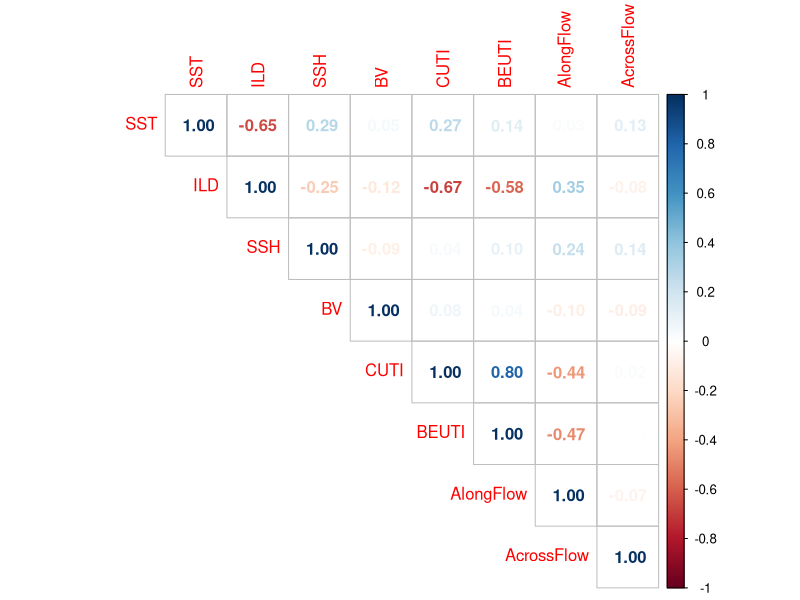

Write the R code that produced this figure.
########################################
##  NOAA/OSU post-doc (NCC Copepods)
##  Step 10a: Variable Coefficient GAMs, pt. 1 -> Input phys files & get to daily res
##  Laura E. Lilly
##  Updated: 1 Oct 2024
########################################
# Load all physical datasets -> Then check correlation matrix to determine
#     acceptable combos for GAMS
library(lubridate)
library(dplyr)
library(mgcv)
library(plyr)
library(corrplot)


# ### Load physical files: 
#   Along & Across flows, Upwelling Indices (for SST, ILD), SSH,
#   Buoyancy Variability, CUTI, and BEUTI
flowfl <- read.csv('Phys_files_2024/NH10_AlongAcrossFlows_daily.csv')
uifl1 <- read.csv('Phys_files_2024/ROMS_MGJ_wcra_vars_44.65N_124.2W_1980-2010_monthly.csv')
uifl2 <- read.csv('Phys_files_2024/ROMS_MGJ_wcra_vars_44.65N_124.2W_2011-2021_monthly.csv')
sshfl <- read.csv('Phys_files_2024/NH05_SSH_from_AVISO.csv')
bvfl <- read.csv('Phys_files_2024/NH05_BV_from_NHL.csv')
cutifl <- read.csv('Phys_files_2024/CUTI_monthly.csv')
beutifl <- read.csv('Phys_files_2024/BEUTI_monthly.csv')


# scridx <- readline("Which nMDS dim? 1, 2    ") # Select nMDS dimension

################# Variables Configuration #################
# # First, create a daily timeseries -> to use for monthly-resolution variables
# daily_df <- tibble(Date = seq(as.Date(paste(1996,01,01,sep = "-")), 
#                               as.Date(paste(2020,12,31,sep = "-")), 
#                               "days")) |> 
#   mutate(month = month(Date),
#          .before = Date)

# Create Days-of-Month vector -> to use for monthly repeats
modys <- c(31,28,31,30,31,30,31,31,30,31,30,31)


# # 0) Reconfigure nMDS file to have *dates* (not date pieces)
# nmds_df <- scrfl |>
#   mutate(Date = as.Date(paste(Year,Mon,Day,sep = "-"),format = "%Y-%m-%d")) |>
#   select(Date,contains(scridx))

# 1a,b) Load Across & Along flows -> then convert to 14-day cumu flows
flow_df <- flowfl |>
  mutate(Date = as.POSIXct(Date,format="%d-%B-%Y %H:%M:%S"))


# Calculation of cumulative flows
nocumul <- 14  # Number of cumul. days to sum
# cumuflws <- data.frame(magdlyalng,magdlyacrs[,2])

cumuflws <- data.frame(matrix(nrow=(nrow(flow_df)-nocumul+1),ncol=2))

for(n in nocumul:nrow(flow_df)){
  # mdtid = which(magdlyall[,1] %in% nmdsdts[n])
  # if(length(mdtid) == 0 || mdtid<nocumul){
  #   next
  # } else{
    alngcum = sum(flow_df[(n-(nocumul-1)):n,2],na.rm=TRUE)
    acrscum = sum(flow_df[(n-(nocumul-1)):n,3],na.rm=TRUE)
    cumuflws[n-(nocumul-1),1] = alngcum
    cumuflws[n-(nocumul-1),2] = acrscum 
}
# magcumudts <- data.frame(nmdsdts,magcumuall)
cumuflws_dts <- cbind(flow_df$Date[nocumul:nrow(flow_df)], cumuflws)
colnames(cumuflws_dts) <- c("Date","alng_mag","acrs_mag")



# 1c,d) Load SST and ILD from ROMS Upwelling Indices
upwl_df <- data.frame(rbind(uifl1,uifl2)) |>
  mutate(Date = as.Date(paste(year,month,1,sep = "-"),format = "%Y-%m-%d"),
         SST = `SST..C.`,
         ILD = `isothermal.layer.depth..m.`,
         month = month(Date)) |>
  select(Date,month,SST,ILD)

# Same for-loop as for CUTI and BEUTI
upwlyrrep <- vector()
upwlmorep <- vector()
upwldyrep <- vector()
upwlsstrep <- vector()
upwlildrep <- vector()

for(c in 1:length(upwl_df$month)){
  repno = modys[upwl_df$month[c]]
  
  upwlyrrep = c(upwlyrrep,rep(year(upwl_df$Date)[c],repno))
  upwlmorep = c(upwlmorep,rep(upwl_df$month[c],repno))
  upwldyrep = c(upwldyrep,seq(1,modys[upwl_df$month[c]],1))
  upwlsstrep = c(upwlsstrep,rep(upwl_df$SST[c],repno))
  upwlildrep = c(upwlildrep,rep(upwl_df$ILD[c],repno))
}
# Daily-resolution DF of CUTI
upwl_daily <- data.frame(Date = as.Date(paste(upwlyrrep,upwlmorep,upwldyrep,sep = "-")),
                         SST = upwlsstrep,
                         ILD = upwlildrep)


# 1e) Load SSH file
ssh_df <- sshfl |>
  mutate(Date = as.Date(paste(Year,Mon,Day,sep = "-"),format = "%Y-%m-%d"),
         SSH = sshtimser) |>
  select(Date,SSH)

# 1f) Load Buoyancy Freq. file
bv_df <- bvfl |>
  mutate(Date = as.Date(paste(Year,Mon,Day,sep = "-"),format = "%Y-%m-%d"),
         BV = bvcut) |>
  select(Date,BV)

# 1g) Load CUTI file and select latitude (44N and 45N -> then average)
cuti_df <- cutifl |>
  mutate(Date = as.Date(paste(year,month,1,sep = "-"),format = "%Y-%m-%d"),
         N44_5 = rowMeans(cbind(X44N,X45N), na.rm = TRUE),
         month = month(Date)) |>
  select(Date,month,N44_5) 

# Run for-loop to repeat each monthly value for the number of days in that month.
#     (It's a beast...but it works!)
cutiyrrep <- vector()
cutimorep <- vector()
cutidyrep <- vector()
cutivarrep <- vector()

for(c in 1:length(cuti_df$month)){
  repno = modys[cuti_df$month[c]]
  
  cutiyrrep = c(cutiyrrep,rep(year(cuti_df$Date)[c],repno))
  cutimorep = c(cutimorep,rep(cuti_df$month[c],repno))
  cutidyrep = c(cutidyrep,seq(1,modys[cuti_df$month[c]],1))
  cutivarrep = c(cutivarrep,rep(cuti_df$N44_5[c],repno))
}
# Daily-resolution DF of CUTI
cuti_daily <- data.frame(Date = as.Date(paste(cutiyrrep,cutimorep,cutidyrep,sep = "-")),
                         cuti44_5 = cutivarrep)



# 1h) Same thing for BEUTI
beut_df <- beutifl |>
  mutate(Date = as.Date(paste(year,month,1,sep = "-"),format = "%Y-%m-%d"),
         N44_5 = rowMeans(cbind(X44N,X45N), na.rm = TRUE),
         month = month(Date)) |>
  select(Date,month,N44_5) 

# For-loop for daily reps
beutyrrep <- vector()
beutmorep <- vector()
beutdyrep <- vector()
beutvarrep <- vector()

for(c in 1:length(beut_df$month)){
  repno = modys[beut_df$month[c]]
  
  beutyrrep = c(beutyrrep,rep(year(beut_df$Date)[c],repno))
  beutmorep = c(beutmorep,rep(beut_df$month[c],repno))
  beutdyrep = c(beutdyrep,seq(1,modys[beut_df$month[c]],1))
  beutvarrep = c(beutvarrep,rep(beut_df$N44_5[c],repno))
}
# Daily-resolution DF of CUTI
beut_daily <- data.frame(Date = as.Date(paste(beutyrrep,beutmorep,beutdyrep,sep = "-")),
                         beut44_5 = beutvarrep)


########### Combine variables and check correlations ############
phys_df_1 <- join_all(list(upwl_daily,ssh_df,bv_df,cuti_daily,beut_daily), 
                    by = 'Date', type = 'left')
# phys_df <- left_join(phys_df_1, flow_df, by = 'Date') |>
phys_df <- left_join(phys_df_1, cumuflws_dts, by = 'Date') |>
  filter(Date >= as.Date("1996-01-01"),
         Date <= as.Date("2020-12-31"))
colnames(phys_df)[6:9] <- c("CUTI","BEUTI","AlongFlow","AcrossFlow")


varscorr = cor(phys_df[,2:ncol(phys_df)], use = 'complete.obs')
corrplot(varscorr,method='number',type='upper',is.corr=FALSE,order='original', col.lim = c(-1,1))
# pairs(varscorr)


phys_real <- phys_df[complete.cases(phys_df[,2:ncol(phys_df)]),]

